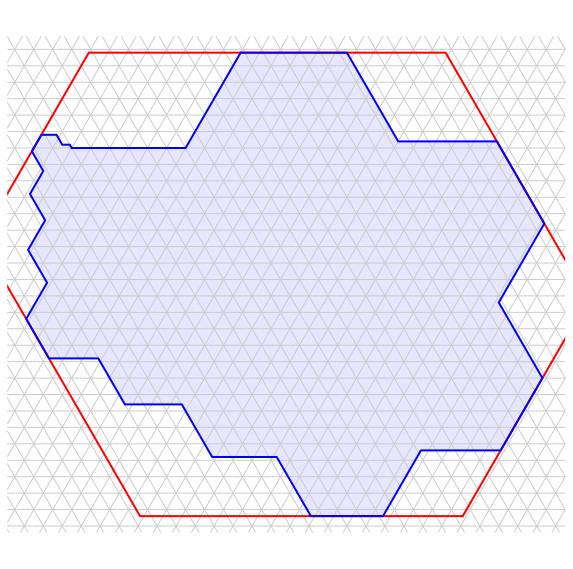

Write Python code to recreate this figure.
import sys
import os
from polyforms.polyiamond import Polyiamond
from polyforms.point_tg import PointTg

import matplotlib.pyplot as plt
import matplotlib.path as mpath
import matplotlib.patches as mpatches
import numpy as np

TH = np.sqrt(3)/2

# The perfect 30-gon polyiamond
p = Polyiamond('ABAFAFEFEDEDCDCDCDCBCBCBCBAFAF')
pts = p.get_mod_descartes()

xs = [pt[0] for pt in pts]
ys = [pt[1] for pt in pts]

min_x, max_x = min(xs), max(xs)
min_y, max_y = min(ys), max(ys)

# Add some padding
padding_x = 5
padding_y = 5

left = int(np.floor(min_x)) - padding_x
right = int(np.ceil(max_x)) + padding_x
bottom = int(np.floor(min_y)) - padding_y
top = int(np.ceil(max_y)) + padding_y

# Create figure
fig, ax = plt.subplots(figsize=(10, 10))
ax.axis('equal')
ax.axis('off')
plt.margins(x=0, y=0)

# Set limits
ax.set_xlim(left, right)
ax.set_ylim(bottom * TH, top * TH)

# Create a clipping path for the grid
vertices = np.array([
    [left, bottom * TH],
    [right, bottom * TH],
    [right, top * TH],
    [left, top * TH],
    [0, 0]
])
codes = [
    mpath.Path.MOVETO, mpath.Path.LINETO, mpath.Path.LINETO, mpath.Path.LINETO,
    mpath.Path.CLOSEPOLY
]
clip_path = mpath.Path(vertices, codes)
patch = mpatches.PathPatch(clip_path, transform=ax.transData, fill=False, edgecolor='none')
ax.add_patch(patch)

# Grid lines
def draw_line(x_coords, y_coords, is_dark):
    linewidth = 1.0 if is_dark else 0.25
    color = '#cccccc' if is_dark else '#cccccc'
    line, = ax.plot(x_coords, [y * TH for y in y_coords], color=color, linewidth=linewidth, linestyle='solid')
    line.set_clip_path(patch)

for y in range(bottom, top + 1):
    if y % 5 == 0:
        draw_line([left, right], [y, y], '#cccccc')

# Slanted lines 1
min_c1 = int(np.floor(2 * left - top)) - 5
max_c1 = int(np.ceil(2 * right - bottom)) + 5
for c in range(min_c1, max_c1 + 1):
    if c % 10 == 0:
        draw_line([left, right], [2*left - c, 2*right - c], '#cccccc')

# Slanted lines 2
min_c2 = int(np.floor(2 * left + bottom)) - 5
max_c2 = int(np.ceil(2 * right + top)) + 5
for c in range(min_c2, max_c2 + 1):
    if c % 10 == 0:
        draw_line([left, right], [c - 2*left, c - 2*right], '#cccccc')




# Bounding hexagon
a_min, a_max, b_min, b_max, c_min, c_max = p.get_hex_bounds()
y_min, y_max = a_min, a_max
z_min, z_max = b_min, b_max
x_min, x_max = c_min, c_max

# The bounding hexagon in (x, y) integer coordinates is formed by these intersections
hex_pts = p.get_bounding_hexagon_vertices()

hex_xs = []
hex_ys = []
for pt in hex_pts:
    xy = pt.get_xy()
    hex_xs.append(xy[0])
    hex_ys.append(xy[1])

# add first vertex again to close the loop
hex_xs.append(hex_xs[0])
hex_ys.append(hex_ys[0])

ax.plot(hex_xs, hex_ys, color='red', linewidth=2)




# Draw the polyiamond perimeter 
poly_xs = xs + [xs[0]]
poly_ys = [y * TH for y in (ys + [ys[0]])]

ax.fill(poly_xs, poly_ys, color='blue', alpha=0.1)
ax.plot(poly_xs, poly_ys, color='blue', linewidth=2)



plt.savefig('30gon_bounding_hexagon.svg', format='svg', bbox_inches='tight', transparent=True, pad_inches=0.1)

# Remove hardcoded width and height from the generated SVG
with open('30gon_bounding_hexagon.svg', 'r') as f:
    svg_content = f.read()

import re
svg_content = re.sub(r'width="[0-9.]+pt" height="[0-9.]+pt" ', '', svg_content)

with open('30gon_bounding_hexagon.svg', 'w') as f:
    f.write(svg_content)

print("Saved 30gon_bounding_hexagon.svg")
